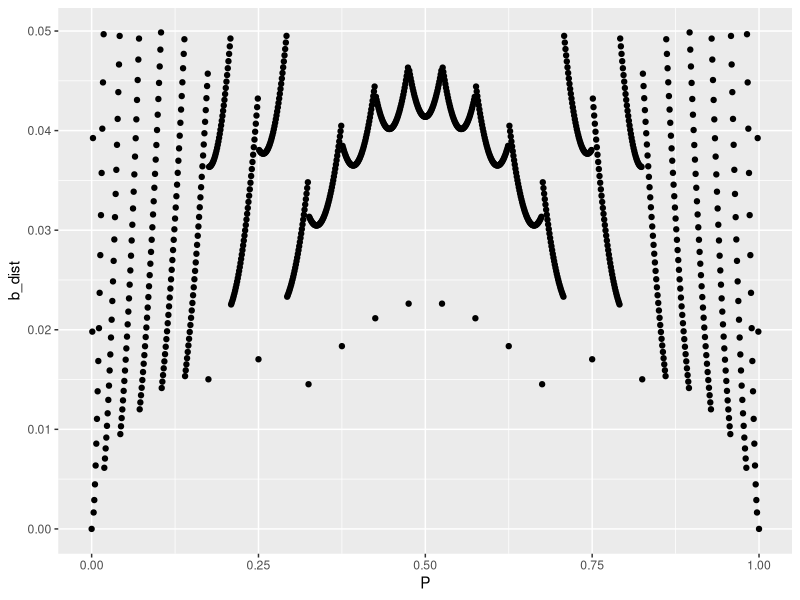
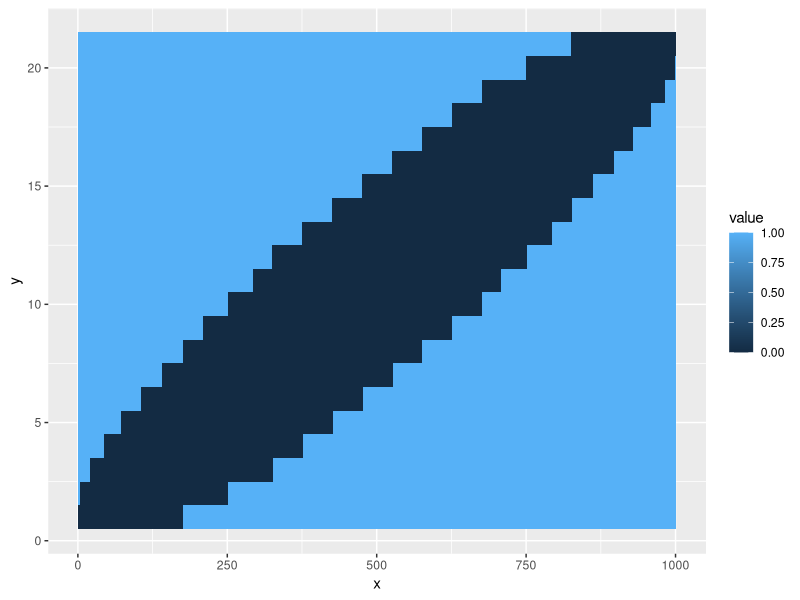
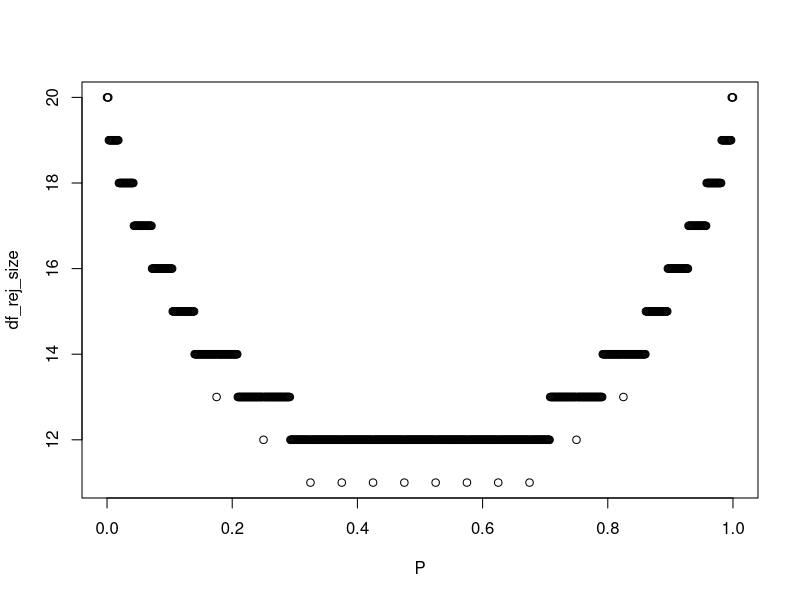
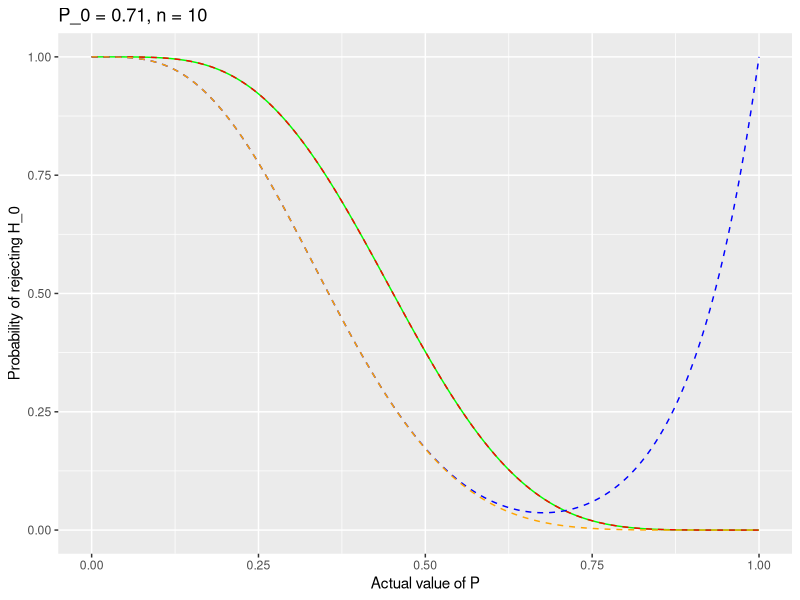

Here is the R script that generated these plots, in order:
## ---- chunk 1
knitr::opts_chunk$set(echo = TRUE)
## ---- chunk 2
library(ggplot2)
library(reshape2)
library(tidyverse)
## ---- chunk 3
dmodel <- function(x, n, p){
  dbinom(x, n, p)
}

pmodel <- function(x, n, p, tail_left = TRUE){
  pbinom(x, n, p, tail_left)
}

sample_space <- function(n){
  0:n
}

expected_val_model <- function(n, p){
  n*p
}

## ---- chunk 4
p_val_a <- function(x, n, p){
  pr_tail_l = pmodel(x, n, p, tail_left = TRUE)
  ## Use 1 - tail prob but add point prob
  pr_tail_r = 1 - pr_tail_l + dmodel(x, n, p)
  
  p_val = 2 * min(pr_tail_l, pr_tail_r, 1/2)
  p_val
}

p_val_a(7, 10, 0.7)
## ---- chunk 5
p_val_b <- function(x, n, p, multi_modal = TRUE){
  W_x = dmodel(x, n, p)
  
  S = sample_space(n)
  p_val = 0
  
  if (multi_modal){
    # If multimodal makes this a bad for this p-method
    for(y in S){
      W_y = dmodel(y, n, p)
      if(W_y > W_x){
      }
      else{
        p_y = W_y
        p_val = p_val + p_y
      }
    }
  }
  else{
    #WIP of effectivised computation
  }
  
  p_val
}

p_val_b(3, 10, 0.3, TRUE)
## ---- chunk 6
# Assuming point mass function
p_val_c <- function(x, n, p){
  p_tail_l = pmodel(x, n, p, tail_left = TRUE)
  p_tail_r = 1 - p_tail_l + dmodel(x, n, p)
  epsilon = 1e-8
  if (p_tail_l < p_tail_r + epsilon){
    # Add the maximum right tail that is smaller than left tail
    ## Start with 0 tail and add one point mass at a time until it grow bigger than left tail
    r_tail_max_smaller = 0
    y = n
    sugg = r_tail_max_smaller
    while(sugg < p_tail_l + epsilon){
      r_tail_max_smaller = sugg # Accept suggestion
      r_add = dmodel(y, n, p) # Calculate new point mass to be added
      sugg = sugg + r_add # Propose new suggestion
      y = y - 1 # Take one lower y-value
    }
    p_val = p_tail_l +  r_tail_max_smaller
  }
  else{
    # Do the same thing but find maximum smaller left tail instead of right
    l_tail_max_smaller = 0
    y = 0
    sugg = l_tail_max_smaller
    while(sugg < p_tail_r + epsilon){
      l_tail_max_smaller = sugg # Accept suggestion
      l_add = dmodel(y, n, p) # Calculate new point mass to be added
      sugg = sugg + l_add # Propose new suggestion
      y = y + 1 # Take one higher y-value
    }
    p_val = p_tail_r +  l_tail_max_smaller
  }
  if(p_val > 1){ # If the distrbution is symmetric it will count the central event twice.
    return(1)
  }
  p_val
}

p_val_c(7, 10, 0.68)
## ---- chunk 7
# Modifications of methods for optimized power calc
p_val_c_power <- function(x, n, p, a = 0.05){
  # This function will determine if the given experiment and data resulted in a rejection or not wrt to the hypothesis test/significance level
  p_tail_l = pmodel(x, n, p)
  p_tail_r = 1- p_tail_l + dmodel(x, n, p)
  epsilon = 1e-8
  if (p_tail_l < p_tail_r + epsilon){
    if(p_tail_l > a){
      # If the lowest tail value is higher than the significance level the null hypothesis is not rejected
      return(1)
    }
    if(2*p_tail_l < a){
      # If the highest tail value you add to the p_value is lower than half the null hypthesis is rejected
      return(0)
    }
    # Add the maximum right tail that is smaller than left tail
    ## Start with 0 tail and add one point mass at a time until it grow bigger than left tail
    r_tail_max_smaller = 0
    y = n
    sugg = r_tail_max_smaller
    while(sugg < p_tail_l + epsilon){
      r_tail_max_smaller = sugg # Accept suggestion
      r_add = dmodel(y, n, p) # Calculate new point mass to be added
      sugg = sugg + r_add # Propose new suggestion
      y = y - 1 # Take one lower y-value
    }
    p_val = p_tail_l +  r_tail_max_smaller
  }
  else{
    if(p_tail_r > a){
      # If the lowest tail value is higher than the significance level the test fails necessairly
      return(1)
    }
    if(2*p_tail_r < a){
      # If the highest tail value you add to the p_value is lower than half the null hypthesis is rejected
      return(0)
    }
    # Do the same thing but find maximum smaller left tail instead of right
    l_tail_max_smaller = 0
    y = 0
    sugg = l_tail_max_smaller
    while(sugg < p_tail_r + epsilon){
      l_tail_max_smaller = sugg # Accept suggestion
      l_add = dmodel(y, n, p) # Calculate new point mass to be added
      sugg = sugg + l_add # Propose new suggestion
      y = y + 1 # Take one higher y-value
    }
    p_val = p_tail_r +  l_tail_max_smaller
  }
  if(p_val > 1){ # If the distrbution is symmetric it will count the central event twice.
    return(1)
  }
  p_val
}

## ---- chunk 8
p_val_d <- function(x, n, p) {
  exp_val = expected_val_model(n, p)
  W_x = abs(x - exp_val)
  
  p_val = 0
  S = sample_space(n)
  for(y in S){
    W_y = abs(y - exp_val)
    if(W_y < W_x){}
    else{
      p_val = p_val + dmodel(y, n, p)
    }
  }
  p_val
}

p_val_d(7, 10, 0.7)
## ---- chunk 9
power_calc_binom <- function(method, n, p, a){
  power = 0
  for(x in 0:n){
    p_val = method(x, n, p)
    if(p_val < a){
      power = power + dbinom(x, n, p)
    }
  }
  power
}

power_calc_binom(p_val_d, 10, 0.82, 0.05)

N = 1000
P = (0:N)/N
b_double = NULL
b_point = NULL
b_tail = NULL
b_dist = NULL

for(p in P){
  # Calculate power
  power_double = power_calc_binom(p_val_a, 20, p, .05)
  power_point = power_calc_binom(p_val_b, 20, p, .05)
  power_tail = power_calc_binom(p_val_c_power, 20, p, .05)
  power_dist = power_calc_binom(p_val_d, 20, p, .05)
    
  # Add power to the list
  b_double = c(b_double, power_double)
  b_point = c(b_point, power_point)
  b_tail = c(b_tail, power_tail)
  b_dist = c(b_dist, power_dist)
}

df_power <- data.frame(P, b_double, b_point, b_tail, b_dist)
## ---- chunk 10
ggplot(data = df_power)+
  geom_point(aes(x = P, y = b_dist))

  
## ---- chunk 11
rej_area_binom <- function(method, n, p, a){
  power = 0
  is_rej_area = NULL
  
  for(x in 0:n){
    p_val = method(x, n, p)
    if(p_val < a){
      power = power + dbinom(x, n, p)
      is_rej_area = c(is_rej_area, 1)
    }
    else{
      is_rej_area = c(is_rej_area, 0)
    }
  }
  is_rej_area
}

n = 20
N = 1000
mat = matrix(0, nrow = N +1, ncol = n + 1)

for(i in 0:N){
  p = i/N
  rej_area_i = rej_area_binom(p_val_d, n, p, .05)
  mat[i+1,] = rej_area_i
}

df_rej_area = melt(mat)
colnames(df_rej_area) <- c("x", "y", "value")
## ---- chunk 12

df_rej_area

df_rej_size = apply(mat, 1, sum)

ggplot(data = df_rej_area, aes(x = x, y = y, fill = value)) + 
  geom_tile()

plot(x = P, y = df_rej_size)
## ---- chunk 13
power_calc_binom_alt <- function(method, n, p_true, a, p_0 = .71){
  power = 0
  for(x in 0:n){
    p_val = method(x, n, p_0)
    if(p_val < a){
      power = power + dbinom(x, n, p_true)
    }
  }
  power
}

N = 1000
n = 10
alpha = .05
P = (0:N)/N
b_double = NULL
b_point = NULL
b_tail = NULL
b_dist = NULL

for(p in P){
  # Calculate power
  power_double = power_calc_binom_alt(p_val_a, n, p, alpha)
  power_point = power_calc_binom_alt(p_val_b, n, p, alpha)
  power_tail = power_calc_binom_alt(p_val_c_power, n, p, alpha)
  power_dist = power_calc_binom_alt(p_val_d, n, p, alpha)
    
  # Add power to the list
  b_double = c(b_double, power_double)
  b_point = c(b_point, power_point)
  b_tail = c(b_tail, power_tail)
  b_dist = c(b_dist, power_dist)
}

df_power <- data.frame(P, b_double, b_point, b_tail, b_dist)
## ---- chunk 14
ggplot(data = df_power)+
  geom_line(aes(x = P, y = b_dist), color = "green")+
  geom_line(aes(x = P, y = b_point), color = "red", linetype = "dashed")+
  geom_line(aes(x = P, y = b_tail), color = "blue", linetype = "dashed")+
  geom_line(aes(x = P, y = b_double), color = "orange", linetype = "dashed")+
  ggtitle("P_0 = 0.71, n = 10")+
  ylab("Probability of rejecting H_0")+
  xlab("Actual value of P")
